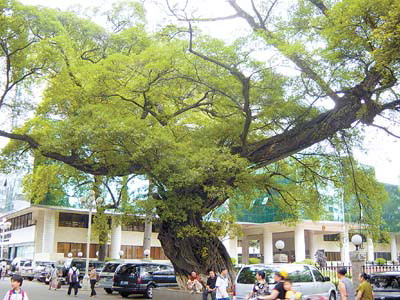
#> input picture image/b12.jpg, 400 x 300 px
$ python '缩放图片.py'   (older library calls are emulated)
#> lines starting #> are read from the running program, lines starting #| are printed output that depends on the picture
from PIL import Image

img = Image.open('image/b12.jpg')
#> img is the input picture: PIL image 400x300 RGB; mean R, G, B 155, 160.9, 129.1
print(img.mode)
#| RGB
w,h =img.size
#> w = 400; h = 300
img1 = img.resize((1300,1300),resample=Image.ANTIALIAS) #返回一张修改后的图，不修改原图 #抗鋸齒
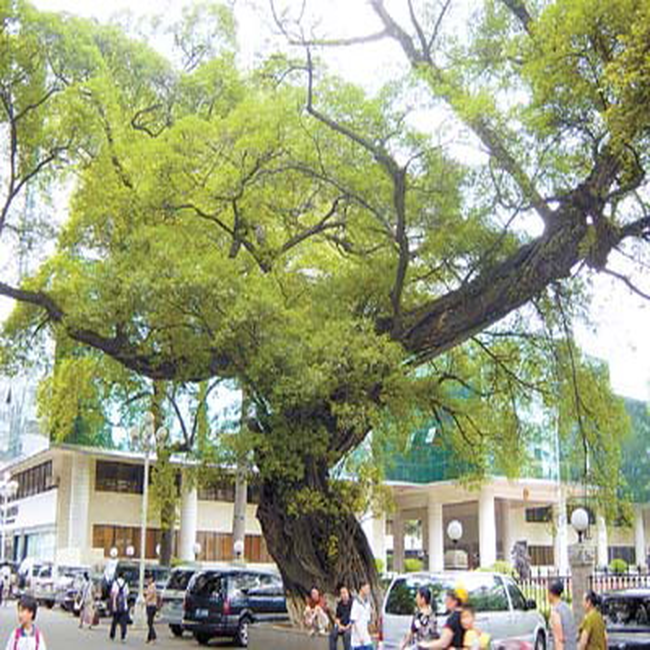
#> img1: PIL image 1300x1300 RGB (shown at 1/2 size); mean R, G, B 155, 160.9, 129

img1.show()
img2 = img.resize((1300,1300))
img2.show()
img.thumbnail((w//2,h//2),resample=Image.ANTIALIAS)  #对原图进行缩小
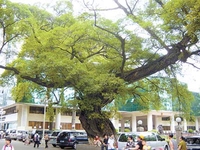
#> img: PIL image 200x150 RGB; mean R, G, B 155, 160.9, 129
# img.show()

$ run again, with image/b10.jpg copied over image/b12.jpg
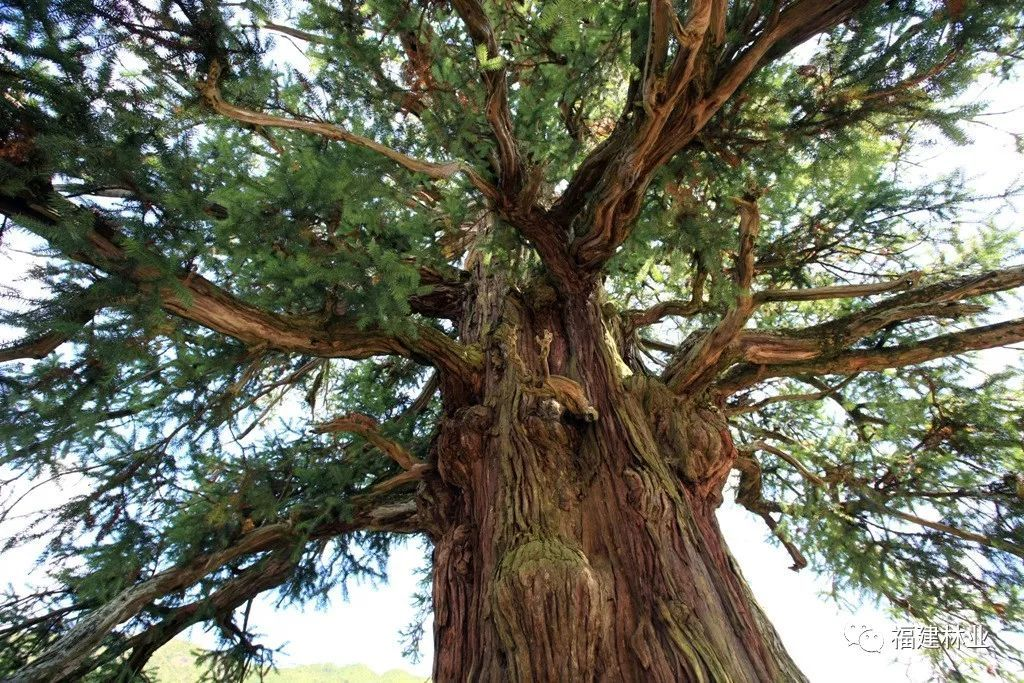
#> input picture image/b10.jpg, 1024 x 683 px
#> img is the input picture: PIL image 1024x683 RGB; mean R, G, B 108.4, 109.9, 93.6
#| RGB
#> `img1 = img.resize((1300,1300),resample=Image.ANTIALIAS)`:
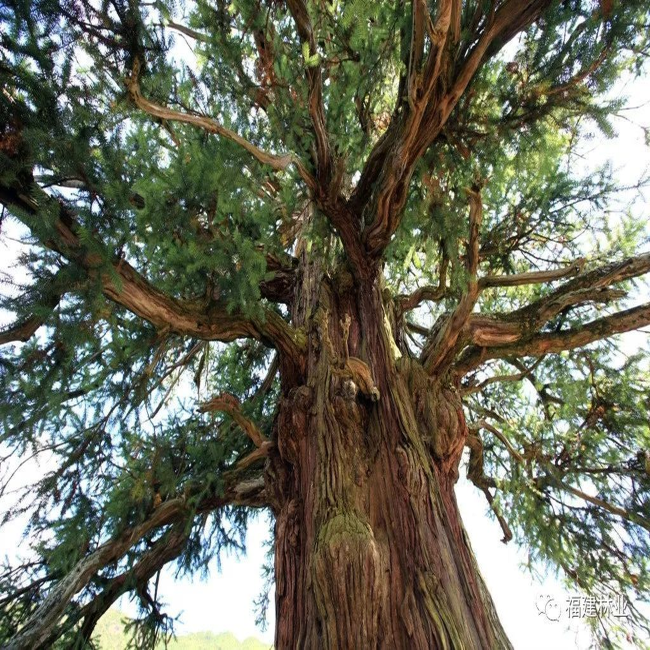
#> img1: PIL image 1300x1300 RGB (shown at 1/2 size); mean R, G, B 108.4, 109.9, 93.6
#> `img.thumbnail((w//2,h//2),resample=Image.ANTIALIAS)`:
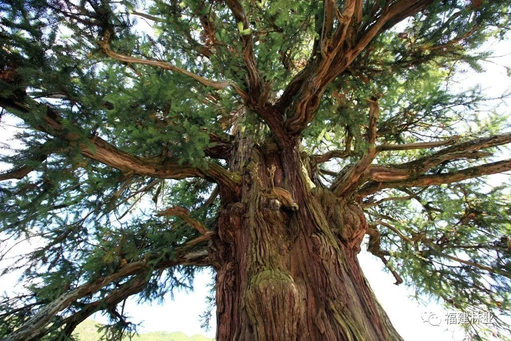
#> img: PIL image 511x341 RGB; mean R, G, B 108.4, 109.9, 93.6

$ run again, with image/b11.jpg copied over image/b12.jpg
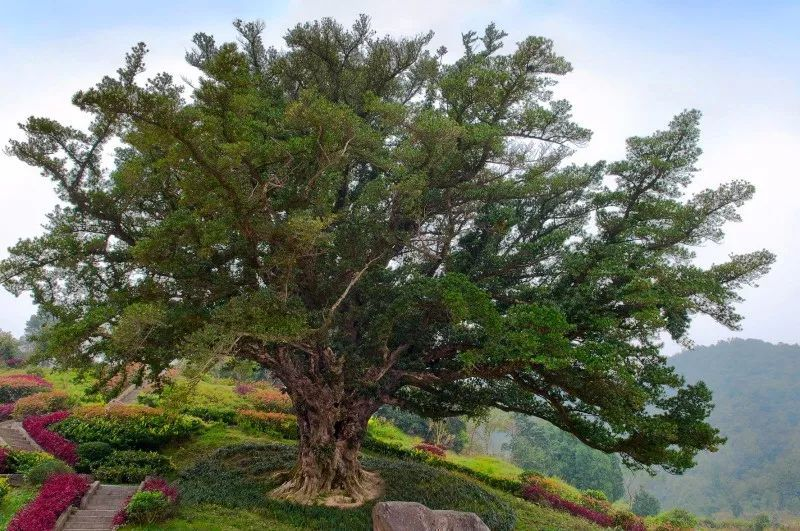
#> input picture image/b11.jpg, 800 x 531 px
#> img is the input picture: PIL image 800x531 RGB; mean R, G, B 113.8, 119.1, 104.9
#| RGB
#> `img1 = img.resize((1300,1300),resample=Image.ANTIALIAS)`:
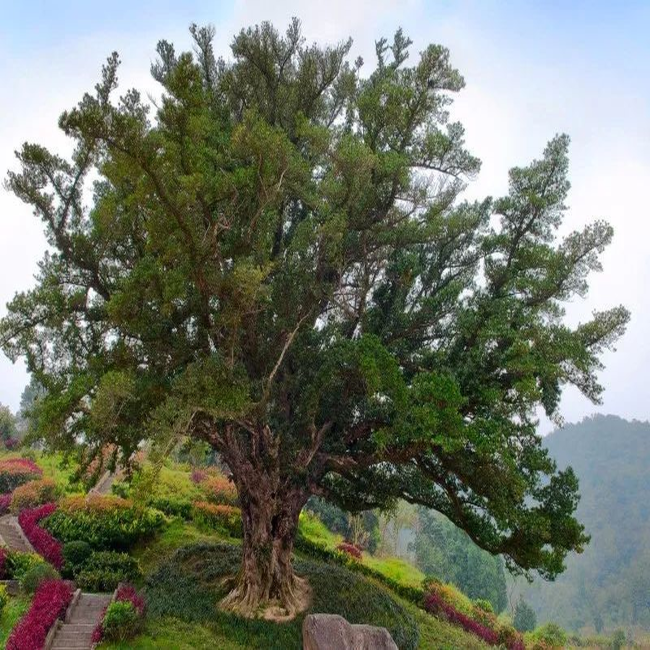
#> img1: PIL image 1300x1300 RGB (shown at 1/2 size); mean R, G, B 113.8, 119, 104.9
#> `img.thumbnail((w//2,h//2),resample=Image.ANTIALIAS)`:
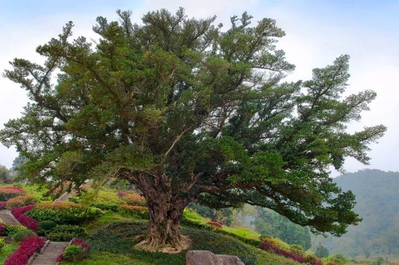
#> img: PIL image 399x265 RGB; mean R, G, B 113.8, 119, 104.9
